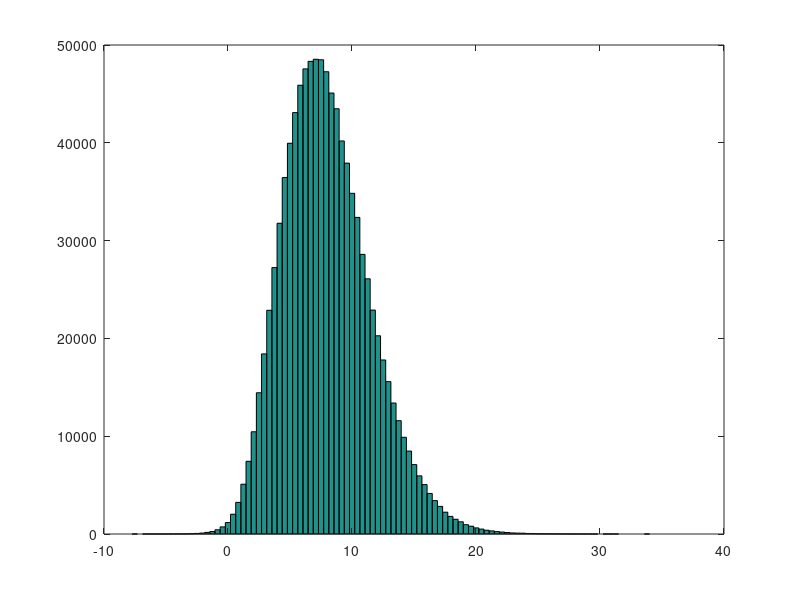

Here is the MATLAB script that generated this plot:
clear
close all
clc


%parameters
mu_x = 4;
var_x = 1;
mu_z = 2;
var_z = 0.5;
N = 1000000;
mu_w = 0;
var_w = 0.1;

%draw
x = mvnrnd(mu_x,var_x,N);
z = mvnrnd(mu_z,var_z,N);
w = mvnrnd(mu_w,var_w,N);

%measurement
y = x + x.*z + w;

%calculate mean and variance
mean(x.*(x.*z))
mean(x.*(x.*z) - mean(x.*(x.*z)))

%Pyy
var(y)
var_x + var_w + var_x*var_z + var_z*mu_x^2

%test
q = x.*z;

figure
hist(q,100)
